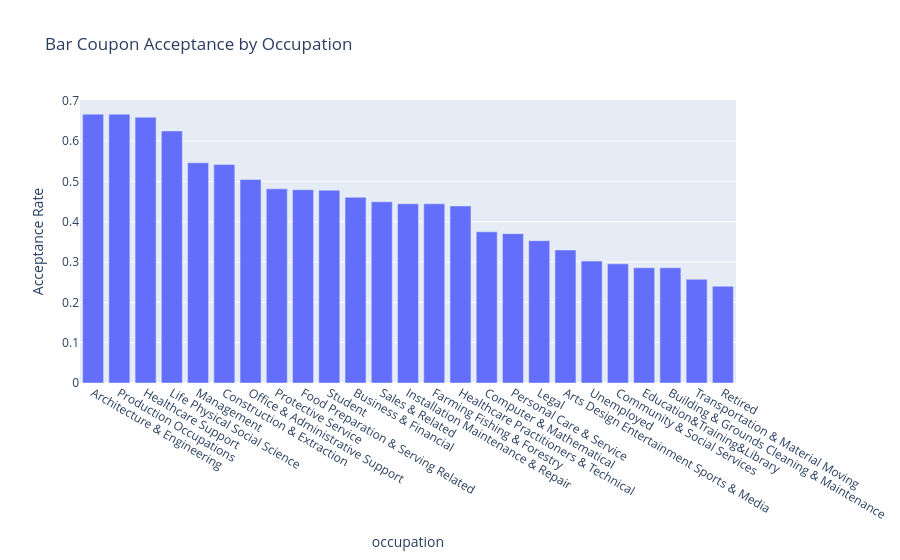

Notebook source saved alongside this figure:
### Markdown cell above
This heatmap combines both acceptance rate and sample size in a single visualization. It allows us to see not only where coupon acceptance is highest, but also whether those results are supported by a meaningful number of observations. This helps distinguish statistically meaningful patterns from potential outliers caused by small sample sizes.

### Code cell
bar_occupation_acceptance = (
    bar_data.groupby('occupation', observed=True)['Y']
    .mean()
    .sort_values(ascending=False)
)
fig = px.bar(
    bar_occupation_acceptance.reset_index(),
    x='occupation',
    y='Y',
    title='Bar Coupon Acceptance by Occupation',
    labels={'Y': 'Acceptance Rate'}
)
fig.show()

### Figure 1 — Plotly figure (JSON) as saved in the notebook; plotly's stock layout.template omitted (floating-point values rounded to 4 significant figures)
{"data": [{"hovertemplate": "occupation=%{x}<br>Acceptance Rate=%{y}<extra></extra>", "legendgroup": "", "marker": {"color": "#636efa", "pattern": {"shape": ""}}, "name": "", "orientation": "v", "showlegend": false, "textposition": "auto", "type": "bar", "x": ["Architecture & Engineering", "Production Occupations", "Healthcare Support", "Life Physical Social Science", "Management", "Construction & Extraction", "Office & Administrative Support", "Protective Service", "Food Preparation & Serving Related", "Student", "Business & Financial", "Sales & Related", "Installation Maintenance & Repair", "Farming Fishing & Forestry", "Healthcare Practitioners & Technical", "Computer & Mathematical", "Personal Care & Service", "Legal", "Arts Design Entertainment Sports & Media", "Unemployed", "Community & Social Services", "Education&Training&Library", "Building & Grounds Cleaning & Maintenance", "Transportation & Material Moving", "Retired"], "xaxis": "x", "y": [0.6667, 0.6667, 0.6591, 0.625, 0.5462, 0.5417, 0.5048, 0.4815, 0.4792, 0.4781, 0.4607, 0.4494, 0.4444, 0.4444, 0.439, 0.375, 0.3704, 0.3529, 0.33, 0.3023, 0.2955, 0.2857, 0.2857, 0.2571, 0.24], "yaxis": "y"}], "layout": {"barmode": "relative", "legend": {"tracegroupgap": 0}, "title": {"text": "Bar Coupon Acceptance by Occupation"}, "xaxis": {"anchor": "y", "domain": [0, 1], "title": {"text": "occupation"}}, "yaxis": {"anchor": "x", "domain": [0, 1], "title": {"text": "Acceptance Rate"}}}}
